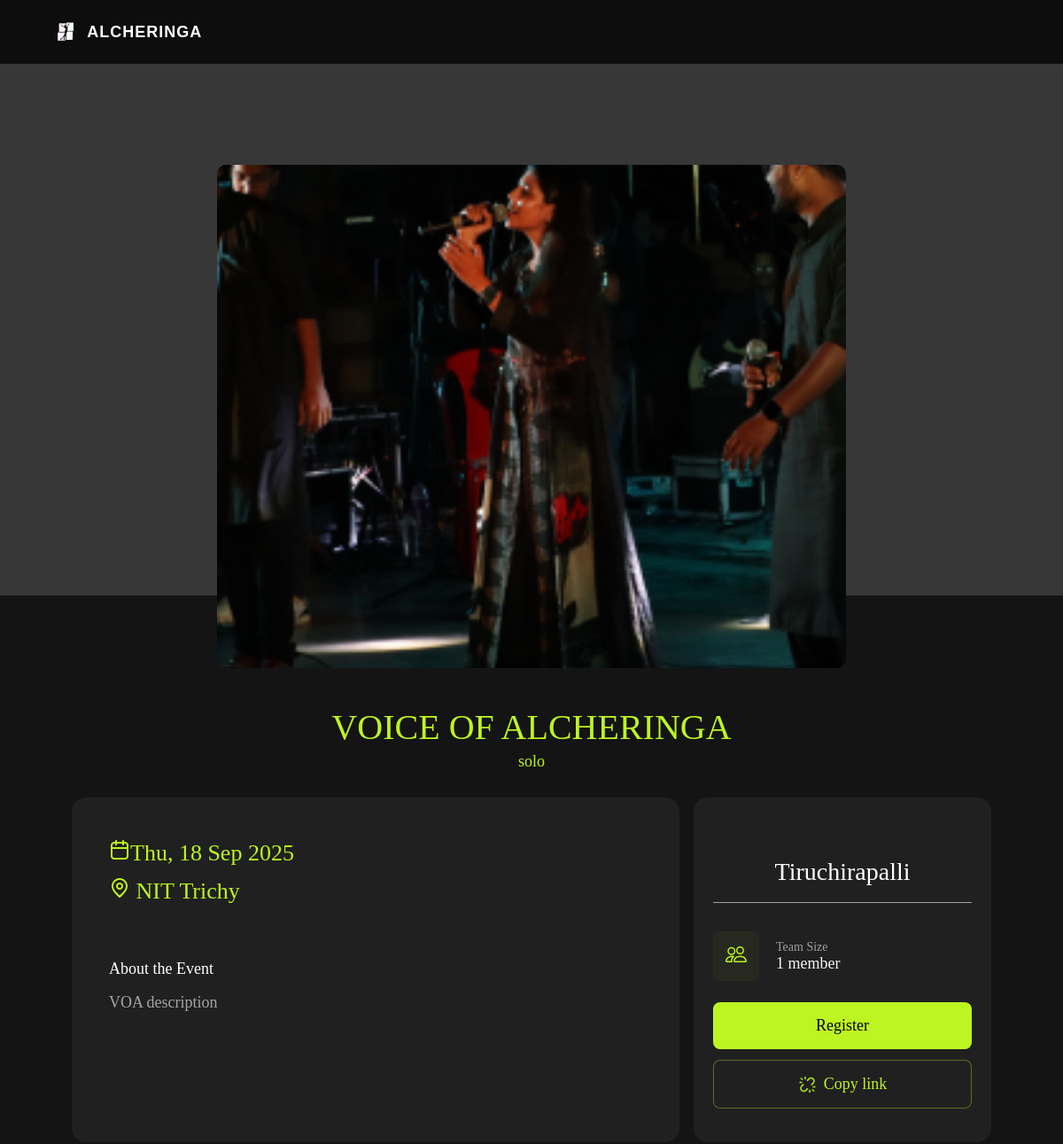
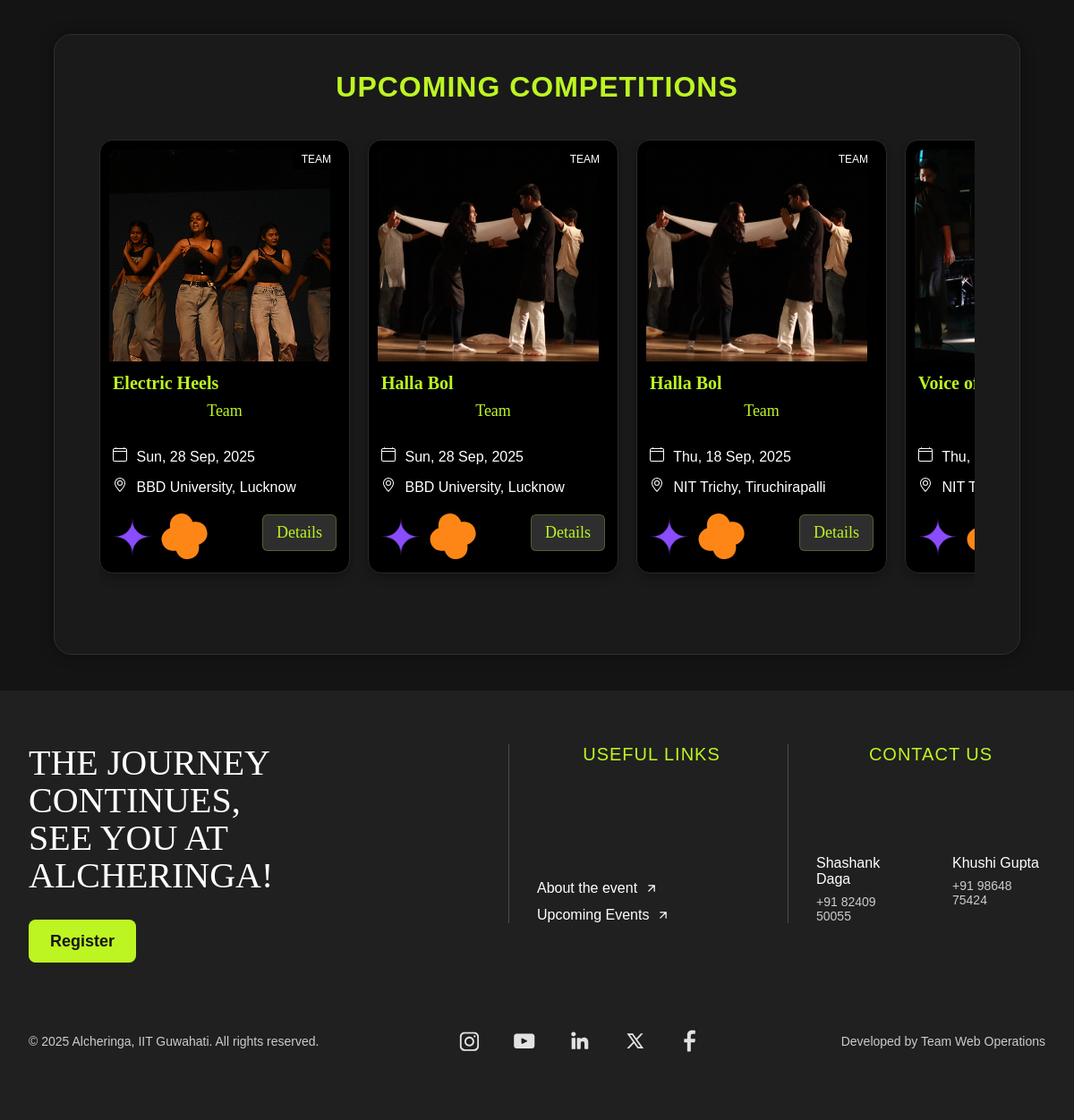
Screenshot of /competitions/Tiruchirapalli/Voice of Alcheringa/ with the database file from the repository (2 pictures, top to bottom).
### core/models.py (models this page shows, shortened)
class Event(models.Model):
    EVENT_TYPE_CHOICES = [
        ('solo', 'Solo'),
        ('team', 'Team'),
    ]
    name = models.CharField(max_length=200)
    event_type = models.CharField(max_length=10, choices=EVENT_TYPE_CHOICES, default='solo')
    min_participants = models.PositiveIntegerField(null=True, blank=True)
    max_participants = models.PositiveIntegerField(null=True, blank=True)
    description = models.TextField(default= "none")
    deadline = models.DateField(null=True, blank=True)
    event_date = models.DateField(null=True, blank=True)
    image = models.ImageField(
        upload_to="image_uploads/event_pic/",null=True, blank=True,help_text="Upload an image representing this event"
    )

class City(models.Model):
    name = models.CharField(max_length=100, unique=True)
    events = models.ManyToManyField('Event', related_name='cities')
    venue = models.CharField(max_length=100, default="None")
    time = models.DateField(null=True, blank=True)
    guidelines = models.TextField(default="None")
    image = models.ImageField(
        upload_to="image_uploads/city_pic/",null=True)
    state = models.CharField(max_length=100,default='None')
    collab = models.BooleanField(null=True,default=False)

### core/views.py (the view)
# urls.py: path('competitions/<str:city_name>/<str:event_name>/', views.detailspage, name='detailspage'),
def detailspage(request, city_name, event_name):
    city = get_object_or_404(City, name=city_name)
    event = get_object_or_404(Event, name=event_name)
    competitions = []
    cities = City.objects.prefetch_related('events').all()
    for city_item in cities:
        for event_item in city_item.events.all():
            image_url = ''
            if event_item.image:
                image_url = event_item.image.url
            elif city_item.image:
                image_url = city_item.image.url
            else:
                image_url = 'static/core/assets/CompetitionPhoto.jpg'
            competitions.append({
                "city": city_item.name,
                "title": event_item.name,
                "subtitle": event_item.description,
                "date": city_item.time.strftime("%a, %d %b, %Y") if city_item.time else "No date",
                "venue": city_item.venue,
                "image": image_url,  # Now uses the fallback hierarchy
                "type": event_item.event_type.capitalize() if event_item.event_type else "N/A",
                "collab": city_item.collab
            })
    return render(request, 'core/register.html', {
        'event': event,
        'city': city,
        'competitions': competitions,  # Pass competitions for cards
        'cities': cities,
    })

### templates/core/register.html (shortened to what this page needs)
{%load static%}
<!DOCTYPE html>
<html lang="en">
  <head>
    <link
      rel="stylesheet"
      type="text/css"
      href="{% static 'core/styles.css' %}"
    />
    <link rel="stylesheet" href="{% static 'core/combined.css' %}" />
    <link
      rel="stylesheet"
      type="text/css"
      href="{% static 'core/style.css' %}"
    />
    <link rel="stylesheet" href="{% static 'core/landing/landing.css' %}" />
    <link rel="stylesheet" href="{% static 'core/landing/cfa.css' %}" />
    <link rel="stylesheet" href="{% static 'core/landing/comp.css' %}" />
    <link
      rel="stylesheet"
      href="https://cdn.jsdelivr.net/npm/toastify-js/src/toastify.min.css"
    />
    <link
      rel="stylesheet"
      type="text/css"
      href="{% static 'core/register.css' %}"
    />
  </head>
  <body>
    <header class="navbar">
      <div class="navbar-header">
        <div class="navbar-left">
          <img
            src="{% static 'core/landing/logo.png' %}"
            class="logo"
            alt="Logo"
          />
          <span>ALCHERINGA</span>
        </div>
    </header>
    <div class="top-section" id="top-section">
      <div class="event-banner">
        {% if event.image %}
          <img
            src="{{ event.image.url }}"
            alt="{{ event.name }}"
          />
        {% elif city.image %}
          <img
            src="{{ city.image.url }}"
            alt="{{ event.name }}"
          />
        {% else %}
          <img
            src="{% static 'core/asset/CompetitionPhoto.png' %}"
            alt="{{ event.name }}"
          />
        {% endif %}
      </div>
    </div>
    <div class="event-container">
      <h1 class="event-title">{{ event.name }}</h1>
      <p class="event-subtitle">{{ event.event_type }}</p>
      <div class="event-details">
        <div class="left-info">
          <p class="event-date">
            <img src="{%static 'core/asset/calendar.png' %}" alt="calendar" />{{ city.time|date:'D, d M Y' }}
          </p>
          <p class="event-location">
            <img src="{%static 'core/asset/marker-pin-01.png' %}" alt="pin" />
            {{ city.venue }}
          </p>
          <h3 class="about-the-event" id="about-the-event">About the Event</h3>
          <p class="event-description">{{ event.description|linebreaksbr }}</p>
        </div>
        <div class="right-info">
          <h3 class="event-state">{{ city.name }}</h3>
          <div class="info-box">
            <div class="info-icon">
            </div>
            <div class="info-text">
              <span class="info-label">Team Size</span>
              {% if event.event_type == 'solo' %}
                <span class="info-value">1 member</span>
              {% endif %}
            </div>
          </div>
          <a
            href="{% url 'registrationpage' city.name event.name %}"
            class="register-btn"
            >Register</a
          >
          <button class="copy-btn">
            <img src="link-broken-01.png" alt="" />
            <span class="copy-link">Copy link</span>
          </button>
        </div>
      </div>
    </div>
      <section class="city-competitions" id="city-all">
        <h2 class="section-title">Upcoming Competitions</h2>
        <div class="carousel-container">
          <div class="carousel" id="competitions-carousel">
            {% for competition in competitions %}
              <article class="comp-card">
                <div class="card-media">
                  <img src="{{ competition.image }}" alt="{{ competition.title }}" class="comp-img">
                  <span class="badge">{{ competition.type|upper }}</span>
                </div>
                <div class="card-body">
                  <h3 class="card-title">{{ competition.title }}</h3>
                  <p class="event-subtitle">{{ competition.type }}</p>
                  <ul class="card-details">
                    <li><span class="detail-label"></span> <span class="detail-value">{{ competition.date }}</span></li>
                    {% if competition.venue %}
                    <li><span class="detail-label"></span> <span class="detail-value">{{ competition.venue }}, {{competition.city}}</span></li>
                    {% endif %}
                  </ul>
                  <div class="card-actions">
                    <img src="{% static 'core/asset/star2.png' %}" alt="{{ competition.title }}" class="style-img"/>
                    <img src="{% static 'core/asset/flower2.png' %}" alt="{{ competition.title }}" class="comp-img"/>
                    {% if not competition.city.collab %}
                    <a class="register-btn" href="{% url 'detailspage' competition.city competition.title %}">Details</a>
                    {% endif %}
                  </div>
                </div>
              </article>
            {% endfor %}
          </div>
        </div>
      </section>
    <div class="alcher-blocks">
      <section class="footer-block">
        <footer class="footer">
          <div class="container">
            <div class="footer-grid">
              <div class="main-message">
                <h2 class="main-title">
                  THE JOURNEY<br />
                  CONTINUES,<br />
                  SEE YOU AT<br />
                  ALCHERINGA!
                </h2>
                <button class="register-btn" onclick="document.getElementById('top-section').scrollIntoView({ behavior: 'smooth' });">
                  Register
                </button>
              </div>
              <div class="section-container">
                <h3 class="section-title">Useful Links</h3>
                <nav class="links-nav">
                  <ul class="nav-list">
                    <li>
                      <a href="#top-section" class="nav-link">
                        <span>About the event</span>
                        <img
                          src="{% static 'core/asset/arrow-up-right.svg' %}"
                          alt="External link"
                          class="external-icon"
                        />
                      </a>
                    </li>
                    <li>
                      <a href="#city-all" class="nav-link">
                        <span>Upcoming Events</span>
                        <img
                          src="{% static 'core/asset/arrow-up-right.svg' %}"
                          alt="External link"
                          class="external-icon"
                        />
                      </a>
                    </li>
                  </ul>
                </nav>
              </div>
              <div class="section-container">
                <h3 class="section-title">Contact Us</h3>
                <div class="contacts">
                  <ul class="contact-list">
                    <li class="contact-item">
                      <div class="contact-name">Shashank Daga</div>
                      <div class="contact-phone">+91 82409 50055</div>
                    </li>
                    <li class="contact-item">
                      <div class="contact-name">Khushi Gupta</div>
                      <div class="contact-phone">+91 98648 75424</div>
                    </li>
                  </ul>
                </div>
              </div>
            </div>
            <div class="footer-bottom">
              <div class="bottom-content">
                <div class="copyright">
                  © 2025 Alcheringa, IIT Guwahati. All rights reserved.
                </div>
                <div class="social-links">
                  <a href="https://www.instagram.com/alcheringaiitg/" class="social-link" aria-label="Instagram">
                    <img
                      src="{% static 'core/asset/insta.svg' %}"
                      alt="Instagram"
                      class="social-icon"
                    />
                  </a>
                  <a href="https://www.youtube.com/channel/UCQfsLKaY4a1Mx75hnaZDoxw" class="social-link" aria-label="YouTube">
                    <img
                      src="{% static 'core/asset/youtube.svg' %}"
                      alt="Youtube"
                      class="social-icon"
                    />
                  </a>
                  <a href="https://www.linkedin.com/company/alcheringaiitguwahati/" class="social-link" aria-label="LinkedIn">
                    <img
                      src="{% static 'core/asset/linkedin.svg' %}"
                      alt="LinkedIn"
                      class="social-icon"
                    />
                  </a>
                  <a href="https://x.com/alcheringaiitg" class="social-link" aria-label="X">
                    <img
                      src="{% static 'core/asset/x.svg' %}"
                      alt="X"
                      class="social-icon"
                    />
                  </a>
                  <a href="https://www.facebook.com/alcheringaiitg" class="social-link" aria-label="Facebook">
                    <img
                      src="{% static 'core/asset/facebook.svg' %}"
                      alt="Facebook"
                      class="social-icon"
                    />
                  </a>
                </div>
                <div class="credits">Developed by Team Web Operations</div>
              </div>
            </div>
          </div>
        </footer>
      </section>
    </div>
  </body>
</html>

### static/core/styles.css (style rules this page uses)
body { font-family: 'Arial', sans-serif; background: url('image.jpeg') no-repeat center center fixed; background-color: #f1d7ac; background-size: cover; margin: 0; background-blend-mode: overlay; }
h1, h2 { text-align: center; font-family: 'Courier New', Courier, monospace; color: #330307; }
h3 { font-family: 'Carltine'; }
h1 { font-family: 'Bosten'; font-style: bold; font-weight: 400; font-size: 40px; line-height: 89%; text-align: center; color: #330307; }
label, button { font-family: 'Carltine'; }
h2 { font-family: 'Bosten'; font-size: 1.8em; text-transform: uppercase; margin-bottom: 5px; }
.container { max-width: 1000px; margin: 0 auto; z-index: 1; padding: 30px; }
h3 { color: #330307; text-align: center; font-size: 1.5em; text-align: left; margin-top: 30px; }
@media screen and (min-width: 992px) { .container { max-width: 1000px; margin: 0 auto; } }
h1 { font-size: 40px; line-height: 1.2; }
body { background: url('image.jpeg') no-repeat center center fixed; background-color: #f1d7ac; background-size: cover; background-blend-mode: overlay; }

### static/core/style.css (style rules this page uses)
* { box-sizing: border-box; }
body { margin: 0; padding: 0; color: #fff; background: #161616; font-family: "Montserrat", "Segoe UI", Arial, sans-serif; position: relative; }
.container { justify-self: center; margin-left: 120px; margin-top: 150px; }
.register-btn { display: inline-flex; align-items: center; justify-content: center; gap: 10px; padding: 14px 24px; border: 2px solid #bdf522; color: #bdf522; background: transparent; font-family: Lexend, "Sao Torpes", Arial, sans-serif; font-weight: 400; }
.comp-card { border: 1px solid #2a2a2a; background: #161616; border-radius: 12px; overflow: hidden; width: 271px; display: flex; flex-direction: column; }
.comp-card .card-media { position: relative; height: 247px; overflow: hidden; padding: 10px; }
.comp-card .card-media img { width: 100%; height: 100%; object-fit: fill; display: block; border-radius: 12px; box-shadow: 0 2px 12px rgba(0,0,0,0.12); background: #222; }
.badge { position: absolute; top: 18px; right: 20px; left: auto; background: #161616; text-align: center; color: white; font-size: 12px; padding: 6px 10px; border-radius: 4px; }
.card-body { flex: 1; display: flex; flex-direction: column; justify-content: space-between; padding: 12px 14px 6px; overflow: visible; }
.about-the-event { color:white; }
.card-title { margin: 0 0 9px; font-size: 20px; color: #bdf522; font-family: Sao Torpes; line-height: 120%; }
.card-details { list-style: none; padding: 0; margin: 0 0 12px; display: grid; gap: 14px; }
.card-details .detail-label { color: #7fb115; margin-right: 6px; margin-top: 16px; }
.detail-value { color: white; }
.card-actions { display: flex; align-items: center; justify-content: space-between; margin-top: auto; }
.style-img { width: 44px; height: 44px; margin-right: 10px; }
.card-actions .register-btn { padding: 8px 18px; border-radius: 6px; color: #fff; background: #222; box-shadow: inset 0 0 0 1px rgba(189, 245, 34, 0.25); position: relative; top: -6px; }
.register-btn { padding: 8px 18px; border-radius: 6px; color: #fff; background: transparent; box-shadow: inset 0 0 0 1px rgba(189, 245, 34, 0.25); margin-left: auto; align-self: center; }
.section-title { color: #bdf522; font-family: DM Sans, Arial, Helvetica, sans-serif; font-size: 24px; font-weight: 400; text-transform: titlecase; letter-spacing: 0%; }
.register-btn, .btn { background: #bdf522; color: #181818; border: none; border-radius: 8px; font-size: 14px; font-weight: bold; padding: 16px 24px; cursor: pointer; transition: background 0.2s; text-decoration: none; }
body { background-color: #0a0a0a; color: #e0e0e0; font-family: 'Inter', sans-serif; }
.section-title { font-size: 20px; margin-bottom: 15px; color: #BDF522; text-align: center; }
.register-btn { background-color: #BDF522; border: none; padding: 12px 25px; font-size: 16px; color: black; border-radius: 8px; cursor: pointer; margin-top: 20px; }
.register-btn, button[type="button"] { background-color: #ccff00; color: #000; border: none; border-radius: 6px; padding: 10px 20px; font-weight: bold; cursor: pointer; }
.comp-card .card-media .comp-img { width: 247px; height:247px; object-fit: cover; display: block; padding-left: 0; padding-block: 0; }

### rows the page displays
Event: image (picture), name "VOICE OF ALCHERINGA", event_type "solo", description "VOA description", title "Voice…"
City: time "Thu, 18 Sep 2025", venue "NIT Trichy", name "Tiruchirapalli", venue "NIT Trichy" "NIT…", city "Tiruchirapalli"
Event: title "Electric Heels"
City: venue "BBD University" "BBD University", city "Lucknow" "Lucknow"
Event: title "Halla Bol" "Halla Bol"

### other values shown
{{ competition.type|upper }} "TEAM" "TEAM" "TEAM"
{{ competition.type }} "Team" "Team" "Team"
{{ competition.date }} "Sun, 28 Sep, 2025" "Sun, 28 Sep, 2025" "Thu, 18 Sep, 2025" "Thu,…"
